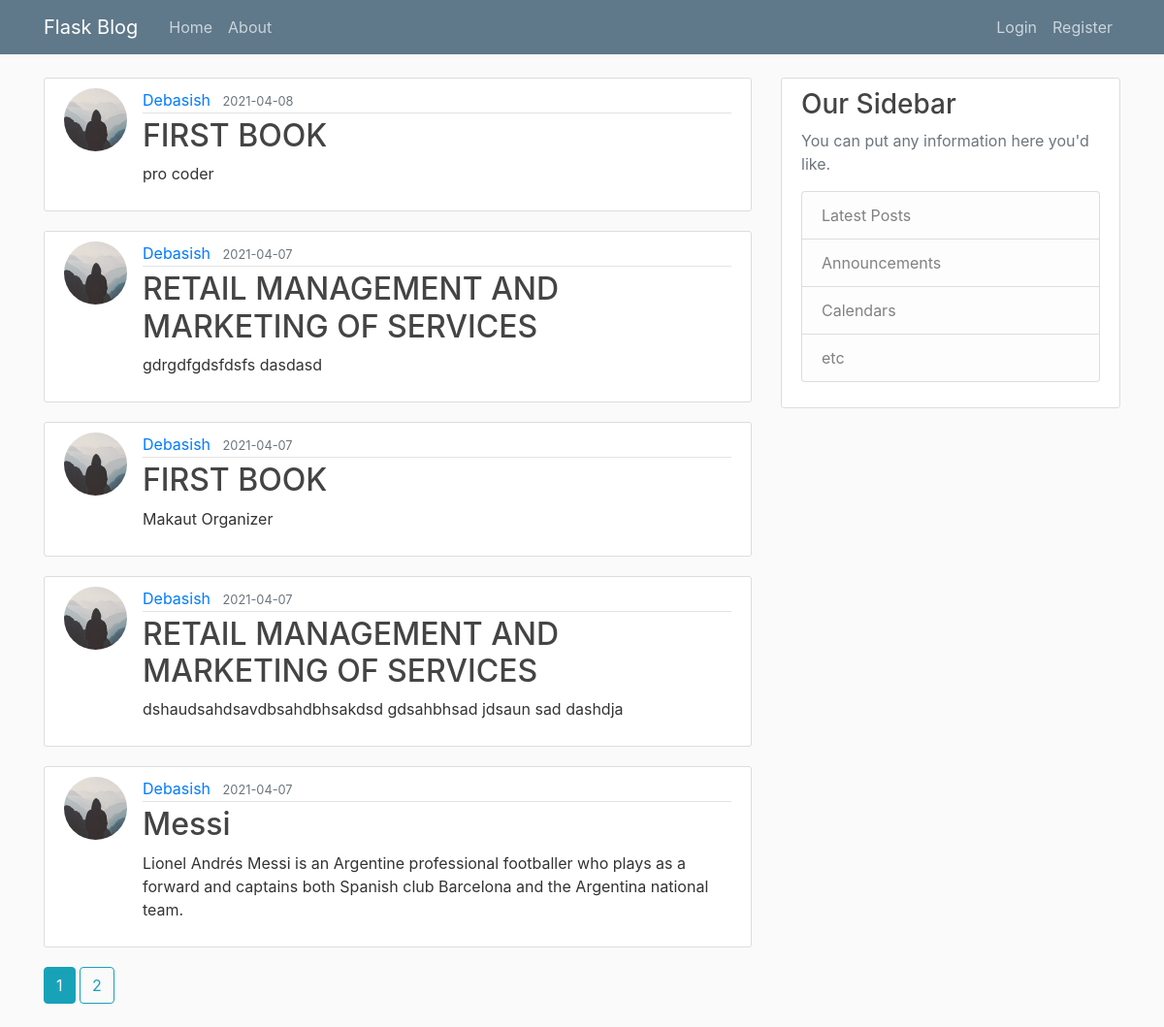
The app's page /home, older data.
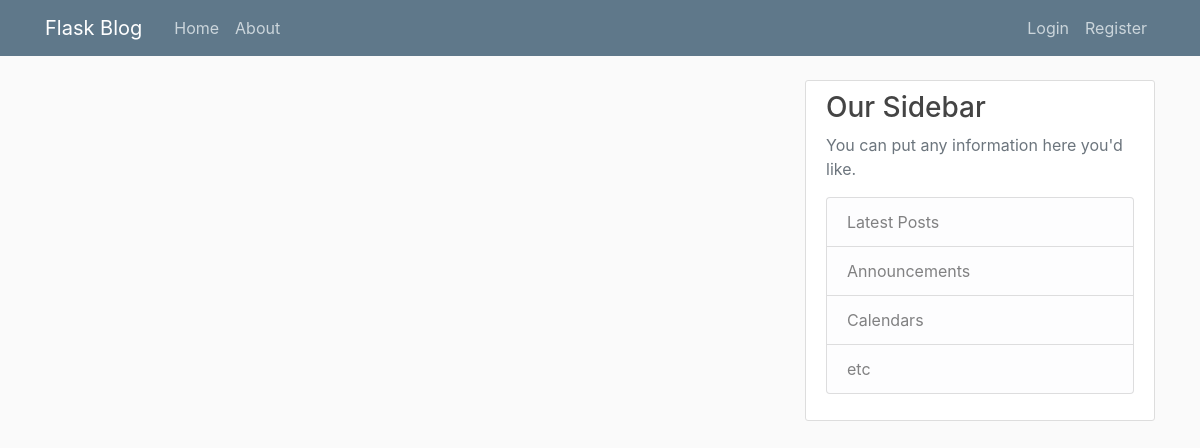
The same page, newer data.
### flaskblob/models.py (models this page shows, shortened)
class Post(db.Model):
    id = db.Column(db.Integer,primary_key=True)
    title = db.Column(db.String(100),nullable=False)
    date_posted = db.Column(db.DateTime,nullable=False,default=datetime.utcnow())
    content = db.Column(db.Text,nullable=False)
    user_id = db.Column(db.Integer,db.ForeignKey('user.id'),nullable=False)

class User(db.Model,UserMixin):
    id = db.Column(db.Integer,primary_key=True)
    username = db.Column(db.String(20),unique=True,nullable=False)
    email = db.Column(db.String(120),unique=True,nullable=False)
    image_file = db.Column(db.String(20),nullable=False,default='default.jpg')
    password = db.Column(db.String(60),nullable=False)
    posts = db.relationship('Post',backref='author',lazy=True)

### flaskblob/main/routes.py (the view)
@main.route('/')
@main.route('/home')
def home():
    page = request.args.get('page',1,type=int)
    posts = Post.query.order_by(Post.date_posted.desc()).paginate(per_page=5,page=page)
    return render_template('home.html',posts=posts)

### flaskblob/templates/home.html
{% extends "Layouts.html" %}
{% block content %}
    {% for post in posts.items %}
        <article class="media content-section">
            <img class="rounded-circle article-img" src="{{url_for('static',filename='profile_pics/'+post.author.image_file)}}">
            <div class="media-body">
            <div class="article-metadata">
                <a class="mr-2" href="{{url_for('users.user_posts',username=post.author.username)}}">{{ post.author.username }}</a>
                <small class="text-muted">{{ post.date_posted.strftime('%Y-%m-%d') }}</small>
            </div>
            <h2><a class="article-title" href="{{url_for('posts.post',post_id=post.id)}}">{{ post.title }}</a></h2>
            <p class="article-content">{{ post.content }}</p>
            </div>
        </article>
    {% endfor %}
    {% for page_num in posts.iter_pages(left_edge=1, right_edge=1, left_current=1, right_current=2) %}
        {% if page_num %}
            {% if posts.page == page_num %}
                <a class="btn btn-info mb-4" href="{{url_for('main.home',page=page_num)}}">{{ page_num }}</a>
            {% else %}
                <a class="btn btn-outline-info mb-4" href="{{url_for('main.home',page=page_num)}}">{{ page_num }}</a>
            {% endif %}
        {% else %}
            ...
        {% endif %}
    {% endfor %}
{% endblock content %}

### flaskblob/templates/Layouts.html (shortened to what this page needs)
<!DOCTYPE html>
<html lang="en">
<head>
    <link rel="stylesheet" href="https://cdn.jsdelivr.net/npm/bootstrap@4.6.0/dist/css/bootstrap.min.css">
    <link rel="stylesheet" href="{{url_for('static',filename='main.css')}}">
</head>
<body>
    <header class="site-header">
        <nav class="navbar navbar-expand-md navbar-dark bg-steel fixed-top">
          <div class="container">
            <a class="navbar-brand mr-4" href="/">Flask Blog</a>
            <div class="collapse navbar-collapse" id="navbarToggle">
              <div class="navbar-nav mr-auto">
                <a class="nav-item nav-link" href="{{url_for('main.home')}}">Home</a>
                <a class="nav-item nav-link" href="{{url_for('main.about')}}">About</a>
              </div>
              <div class="navbar-nav">
                {% if current_user.is_authenticated %}
                  <a class="nav-item nav-link" href="{{url_for('users.account')}}">Account</a>
                  <a class="nav-item nav-link" href="{{url_for('posts.new_post')}}">New Post</a>
                  <a class="nav-item nav-link" href="{{url_for('users.logout')}}">Logout</a>
                  {% else %}
                  <a class="nav-item nav-link" href="{{url_for('users.login')}}">Login</a>
                  <a class="nav-item nav-link" href="{{url_for('users.register')}}">Register</a>
                {% endif %}
              </div>
            </div>
          </div>
        </nav>
      </header>
      <main role="main" class="container">
        <div class="row">
          <div class="col-md-8">
            {% block content %}{% endblock %}
          </div>
          <div class="col-md-4">
            <div class="content-section">
              <h3>Our Sidebar</h3>
              <p class='text-muted'>You can put any information here you'd like.
                <ul class="list-group">
                  <li class="list-group-item list-group-item-light">Latest Posts</li>
                  <li class="list-group-item list-group-item-light">Announcements</li>
                  <li class="list-group-item list-group-item-light">Calendars</li>
                  <li class="list-group-item list-group-item-light">etc</li>
                </ul>
              </p>
            </div>
          </div>
        </div>
      </main>
</body>
</html>

### flaskblob/static/main.css (style rules this page uses)
body { background: #fafafa; color: #333333; margin-top: 5rem; }
h1, h2, h3, h4, h5, h6 { color: #444444; }
.bg-steel { background-color: #5f788a; }
.site-header .navbar-nav .nav-link { color: #cbd5db; }
.content-section { background: #ffffff; padding: 10px 20px; border: 1px solid #dddddd; border-radius: 3px; margin-bottom: 20px; }

Row changes from the older to the newer data that the page shows:
removed Post: image_file (placeholder picture), author.username "Debasish", date_posted "2021-04-08", title "FIRST BOOK", content "pro coder"
removed Post: image_file (placeholder picture), author.username "Debasish", date_posted "2021-04-07", title "RETAIL MANAGEMENT AND MARKETING OF SERVICES", content "gdrgdfgdsfdsfs dasdasd"
removed Post: image_file (placeholder picture), author.username "Debasish", date_posted "2021-04-07", title "FIRST BOOK", content "Makaut Organizer"
removed Post: image_file (placeholder picture), author.username "Debasish", date_posted "2021-04-07", title "RETAIL MANAGEMENT AND MARKETING OF SERVICES", content "dshaudsahdsavdbsahdbhsakdsd gdsahbhsad jdsaun sad dashdja"
removed Post: image_file (placeholder picture), author.username "Debasish", date_posted "2021-04-07", title "Messi", content "Lionel Andrés Messi is an Argentine professional footballer who plays as a forward and captains both Spanish club Barcelona and the Argentina national team."
Text that changed along with them:
list line gone: "1"
list line gone: "2"
